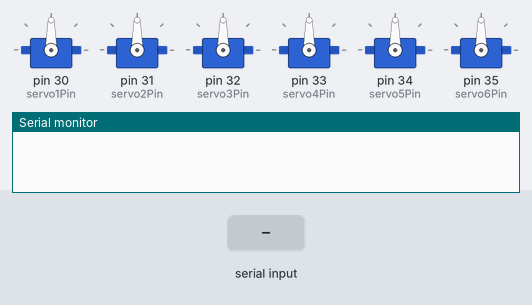
Simulated run of this sketch. Board: Arduino Mega 2560, built with avr-gcc and run on an emulated ATmega2560. On the bench: 6 × servo, the last lines printed to the serial monitor. Inputs (shaded band) come from the test bench.

Above: at 1.2 s.
1.3 s: "q" received over Serial
At 2.0 s:
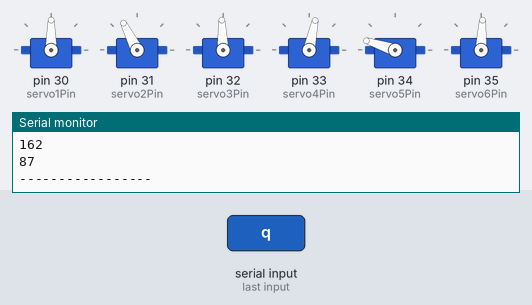
2.8 s: "w" received over Serial
At 3.1 s:
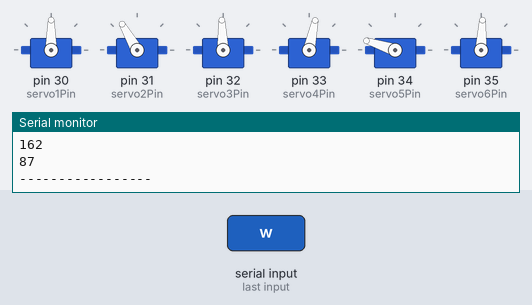
4.3 s: "r" received over Serial
At 5.5 s:
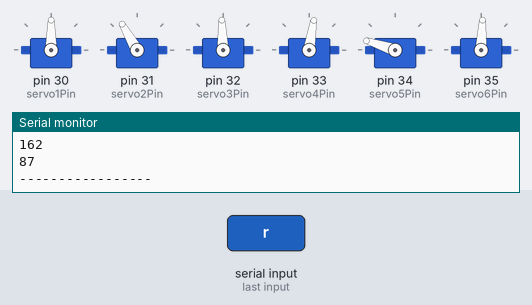
5.8 s: "g" received over Serial
At 6.6 s:
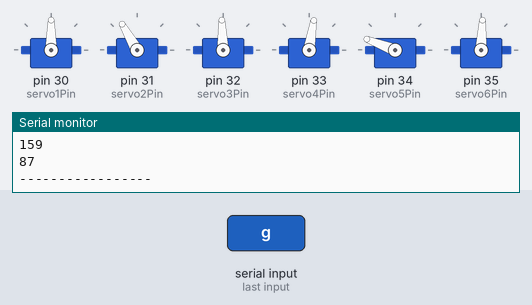
7.3 s: "s" received over Serial
At 7.8 s:
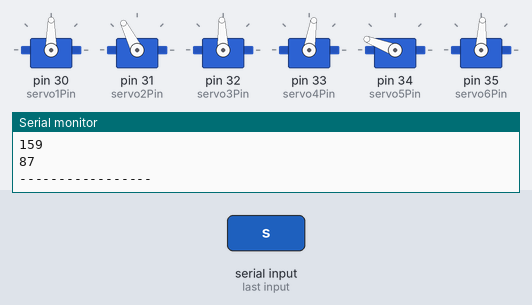
8.8 s: "f" received over Serial
At 10.1 s:
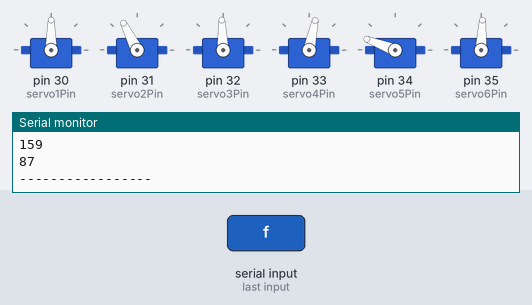
Timing chart, 0 to 11.3 s (numbered marks = the images above; inputs shaded):
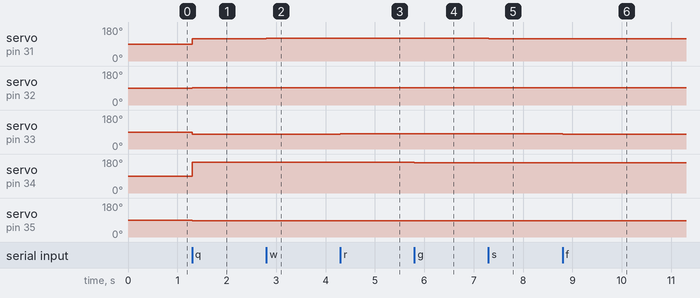

Measured:
- after the input at 1.3 s, servo on pin 31 (servo2Pin): 90° → 117° at once; servo on pin 32 (servo3Pin): 90° → 92° at once; servo on pin 33 (servo4Pin): 90° → 78° at once; servo on pin 34 (servo5Pin): 90° → 162° at once; servo on pin 35 (servo6Pin): 90° → 87° at once
- after the input at 2.8 s, servo on pin 31 (servo2Pin): 117° → 120° at once
- after the input at 4.3 s, servo on pin 33 (servo4Pin): 78° → 81° at once
- after the input at 5.8 s, servo on pin 34 (servo5Pin): 162° → 159° at once
- after the input at 7.3 s, servo on pin 31 (servo2Pin): 120° → 117° at once
- after the input at 8.8 s, servo on pin 33 (servo4Pin): 81° → 78° at once

The sketch:

forward.ino
```cpp
#include "Arduino.h"
/*Libraries*/
#include "C:\Users\moham\Documents\PlatformIO\Projects\Embedded\.pio\libdeps\uno\VarSpeedServo-master\VarSpeedServo.h"

/*Global varibles*/
VarSpeedServo servo1, servo2, servo3, servo4, servo5, servo6;
const byte servo1Pin = 30, servo2Pin = 31, servo3Pin = 32, servo4Pin = 33, servo5Pin = 34, servo6Pin = 35;
const byte r1 = 120, r2 = 96, r3 = 29.5;
byte angle1 = 87, angle2 = 117, angle3 = 92, angle4 = 78, angle5 = 162, angle6 = 87;
/*Setup*/
void setup() {
    servo1.attach(servo1Pin, 544, 2400);
    servo2.attach(servo2Pin, 544, 2400);
    servo3.attach(servo3Pin, 544, 2400);
    servo4.attach(servo4Pin, 544, 2400);
    servo5.attach(servo5Pin, 544, 2400);
    servo6.attach(servo6Pin, 544, 2400);
    Serial.begin(9600);
}
void loop() {
    if (Serial.available()) {
        char a = Serial.read();
        if (a == 'q') {
            angle1 += 3;
        } else if (a == 'a') {
            angle1 -= 3;
        } else if (a == 'w') {
            angle2 += 3;
        } else if (a == 's') {
            angle2 -= 3;
        } else if (a == 'e') {
            angle3 += 3;
        } else if (a == 'd') {
            angle3 -= 3;
        } else if (a == 'r') {
            angle4 += 3;
        } else if (a == 'f') {
            angle4 -= 3;
        } else if (a == 't') {
            angle5 += 3;
        } else if (a == 'g') {
            angle5 -= 3;
        } else if (a == 'y') {
            angle6 += 3;
        } else if (a == 'h') {
            angle6 -= 3;
        }
        armSetAngle(angle1, angle2, angle3, angle4, angle5, angle6, 0);
        Serial.println(angle1);
        Serial.println(angle2);
        Serial.println(angle3);
        Serial.println(angle4);
        Serial.println(angle5);
        Serial.println(angle6);
        Serial.println("-----------------");
    }
}

/*Functions*/

/**
 * @brief Direct controle over the angles of the motors.
 * @param angle1 The angle of servo1 (0<=angle1<=180)
 * @param angle2 The angle of servo2 (34<=angle2<=180)
 * @param angle3 The angle of servo3 (54<=angle3<=180)
 * @param angle4 The angle of servo4 (0<=angle4<=180)
 * @param angle5 The angle of servo5 (0<=angle5<=180)
 * @param angle6 The angle of servo6 (54<=angle6<=123)
 * @param speed The speed of the motors (put 0 for max speed)
*/
void armSetAngle(byte angle1, byte angle2, byte angle3, byte angle4, byte angle5, byte angle6, byte speed) {
    servo1.write(angle1, speed);  //0 <=θ1<=180, default θ1=87
    servo2.write(angle2, speed);  //34<=θ2<=180, default θ2=117
    servo3.write(angle3, speed);  //54<=θ3<=180, default θ3=92
    servo4.write(angle4, speed);  //0 <=θ4<=180, default θ4=78
    servo5.write(angle5, speed);  //0 <=θ5<=180, default θ5=162
    servo6.write(angle6, speed);  //54 <=θ6<=123,default θ6=87
}

/**
 * @brief Set arm to default position.
 * @param speed The speed of the motors (put 0 for max speed)
*/
void armSetDefault(byte speed) {
    servo1.write(87, speed);
    servo2.write(115, speed);
    servo3.write(78, speed);
    servo4.write(181, speed);
    servo5.write(69, speed);
    servo6.write(35, speed);
}

/**
 * @brief Get the angle of a motor.
 * @param motorNumber The number of the motors 0->5
*/
int getMotorAngle(byte motorNumber) {
    if (motorNumber == 1) {
        return servo1.read();
    } else if (motorNumber == 2) {
        return servo2.read();
    } else if (motorNumber == 3) {
        return servo3.read();
    } else if (motorNumber == 4) {
        return servo4.read();
    } else if (motorNumber == 5) {
        return servo5.read();
    }
}

/**
 * @brief Controle over the arm position.
 * @param xPos The x position of the end effector
 * @param yPos The y position of the end effector
 * @param zPos The z position of the end effector
 * @param pitchAngle The pitch angle of the end effector
 * @param attackAngle The attack angle of the end effector
 * @param speed The speed of the motors (put 0 for max speed)
 *
*/
void armSetPosition(int xPos, int yPos, int zPos, int pitchAngle, int attackAngle, byte speed) {
    float x = sqrt(xPos * xPos + yPos * yPos) - r3 * cos((float)attackAngle * PI / 180);
    float y = zPos - r3 * sin((float)attackAngle * PI / 180);

    float c = sqrt(x * x + y * y);
    float theta1 = atan2(yPos, xPos);
    float theta2 = atan2(y, x) + acos((float)(c * c + r1 * r1 - r2 * r2) / (2 * c * r1));
    float theta3 = atan2(y, x) - acos((float)(c * c + r2 * r2 - r1 * r1) / (2 * c * r2)) - theta2;
    float theta5 = attackAngle * PI / 180 - (theta3 + theta2);

    int angle1 = 87 + theta1 * 180 / PI;
    int angle2 = 245 - theta2 * 180 / PI;
    int angle3 = 210 + theta3 * 180 / PI;
    int angle4 = 68 - pitchAngle;
    int angle5 = 96 + theta5 * 180 / PI;

    servo1.write(angle1, speed);
    servo2.write(angle2, speed);
    servo3.write(angle3, speed);
    servo4.write(angle4, speed);
    servo5.write(angle5, speed);
}
```
